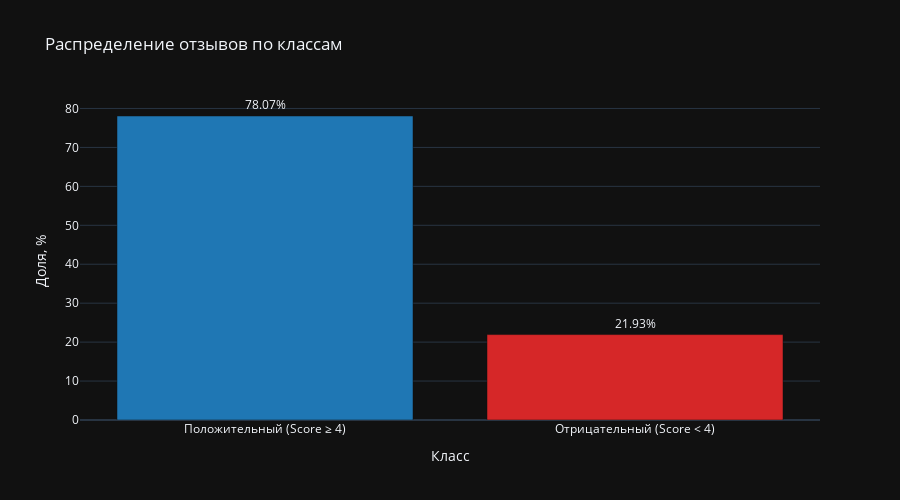

The cell this chart's notebook holds for it:
### Code cell
positive_count = (df["Score"] >= 4).sum()
negative_count = (df["Score"] < 4).sum()
total = df.shape[0]

gr_data = pd.DataFrame({
    "Класс": ["Положительный (Score ≥ 4)", "Отрицательный (Score < 4)"],
    "Количество": [positive_count, negative_count]
})
gr_data["Доля, %"] = gr_data["Количество"] / total * 100

fig = px.bar(
    gr_data,
    x='Класс',
    y='Доля, %',
    title='Распределение отзывов по классам',
    color='Класс',
    color_discrete_map={
        'Положительный (Score ≥ 4)': '#1f77b4',
        'Отрицательный (Score < 4)': '#d62728'
    },
    text='Доля, %'
)
fig.update_traces(texttemplate='%{text:.2f}%', textposition='outside')
fig.update_layout(showlegend=False, height=500)
fig.show()

display(Markdown(f"""
#### Разделения классов
Разделим на 2 класса:
- **Положительный ($Score \\ge 4$)**: {positive_count} из {total} (**{positive_count / total:.2%}**)
- **Отрицательный ($Score < 4$)**: {negative_count} из {total} (**{negative_count / total:.2%}**)
"""))

### Figure 1 — Plotly figure (JSON) as saved in the notebook; plotly's stock layout.template omitted (floating-point values rounded to 4 significant figures)
{"data": [{"hovertemplate": "Класс=%{x}<br>Доля, %=%{text}<extra></extra>", "legendgroup": "Положительный (Score ≥ 4)", "marker": {"color": "#1f77b4", "pattern": {"shape": ""}}, "name": "Положительный (Score ≥ 4)", "orientation": "v", "showlegend": true, "text": [78.07], "textposition": "outside", "x": ["Положительный (Score ≥ 4)"], "xaxis": "x", "y": [78.07], "yaxis": "y", "type": "bar", "texttemplate": "%{text:.2f}%"}, {"hovertemplate": "Класс=%{x}<br>Доля, %=%{text}<extra></extra>", "legendgroup": "Отрицательный (Score < 4)", "marker": {"color": "#d62728", "pattern": {"shape": ""}}, "name": "Отрицательный (Score < 4)", "orientation": "v", "showlegend": true, "text": [21.93], "textposition": "outside", "x": ["Отрицательный (Score < 4)"], "xaxis": "x", "y": [21.93], "yaxis": "y", "type": "bar", "texttemplate": "%{text:.2f}%"}], "layout": {"xaxis": {"anchor": "y", "domain": [0.0, 1.0], "title": {"text": "Класс"}, "categoryorder": "array", "categoryarray": ["Положительный (Score ≥ 4)", "Отрицательный (Score < 4)"]}, "yaxis": {"anchor": "x", "domain": [0.0, 1.0], "title": {"text": "Доля, %"}}, "legend": {"title": {"text": "Класс"}, "tracegroupgap": 0}, "title": {"text": "Распределение отзывов по классам"}, "barmode": "relative", "showlegend": false, "height": 500}}
